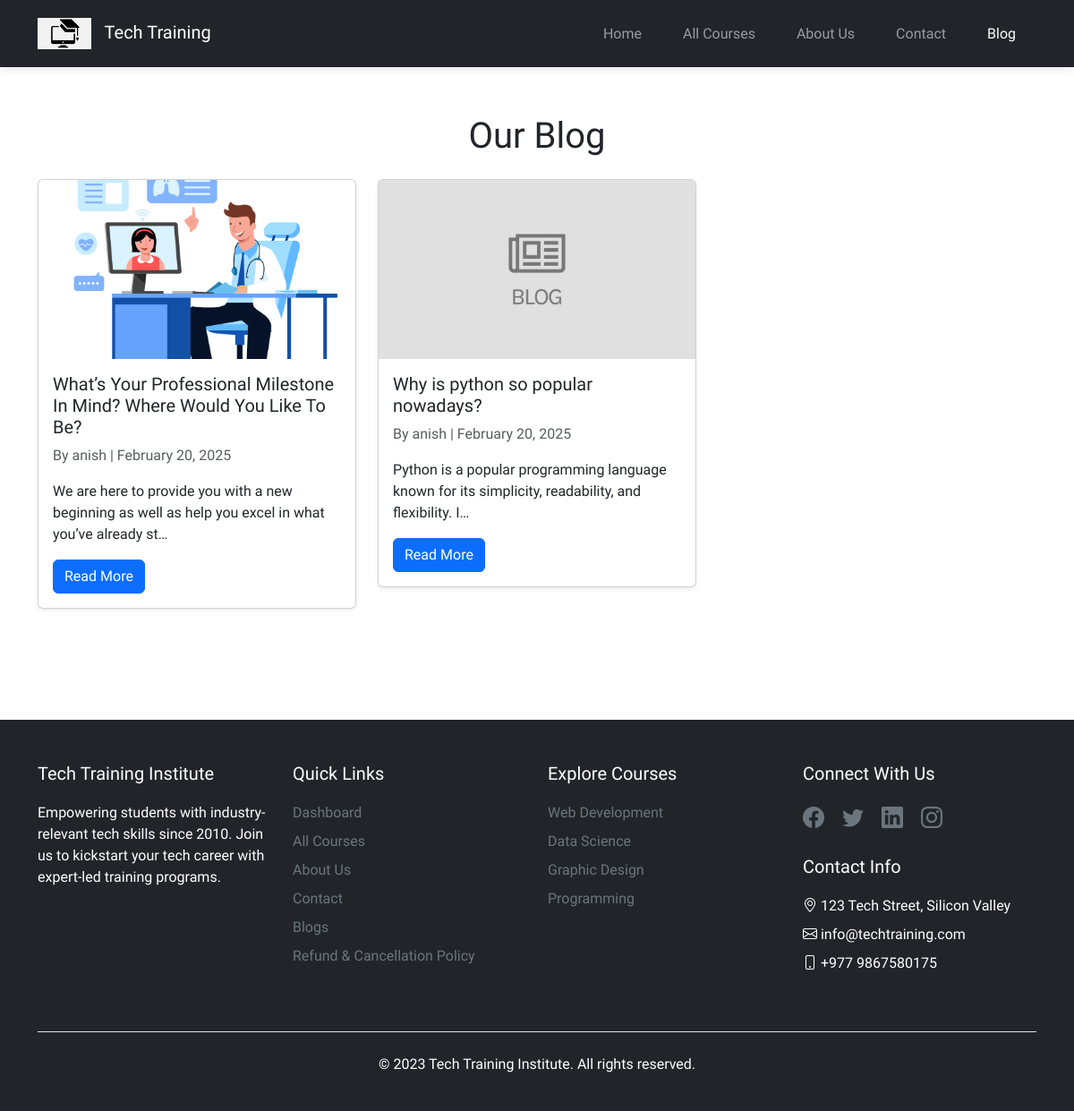
Screenshot of /blogs with the database file from the repository.
### main_page_app/models.py (models this page shows, shortened)
class BlogPost(models.Model):
    title = models.CharField(max_length=255)
    slug=models.SlugField(unique=True,blank=True)
    author = models.ForeignKey(CustomUser, on_delete=models.CASCADE)
    content = models.TextField()
    blog_image = models.ImageField(upload_to="images/blog_images/",null=True,blank=True)
    created_at = models.DateTimeField(auto_now_add=True)
    updated_at = models.DateTimeField(auto_now=True)

class CustomUser(AbstractUser):
    USER_TYPE = (
        ("student", "Student"),
        ("instructor", "Instructor"),
    )
    user_type = models.CharField(max_length=100, choices=USER_TYPE)
    user_profile_image = models.ImageField(upload_to="images/profile_images/")
    phone = models.CharField(max_length=15, blank=True, null=True)
    address = models.TextField(blank=True, null=True)
    bio = models.TextField(blank=True, null=True)
    def __str__(self):
        return self.username

### main_page_app/views.py (the view)
# urls.py: path("blogs", blog_list, name="blog_list"),
def blog_list(request):
    blogs = BlogPost.objects.all().order_by("-created_at")
    return render(request, "mainpage_html/blogs.html", {"blogs": blogs})

### main_page_app/templates/mainpage_html/blogs.html (shortened to what this page needs)
{% extends 'base.html' %}
{% block content %}
{% load static %}
<div class="container my-5">
  <h1 class="text-center mb-4">Our Blog</h1>
  <div class="row"  data-aos="fade-down" data-aos-duration="1000">
    {% for blog in blogs %}
    <div class="col-md-4">
      <div class="card mb-4 shadow-sm">
        <img src="{% if blog.blog_image %}{{ blog.blog_image.url }}{% else %}{% static 'images/default-blog.png' %}{% endif %}" class="card-img-top" alt="{{ blog.title }}" style="height: 200px; object-fit: cover;">
        <div class="card-body">
          <h5 class="card-title">{{ blog.title }}</h5>
          <p class="text-muted">By {{ blog.author }} | {{ blog.created_at|date:"F d, Y" }}</p>
          <p class="card-text">{{ blog.content|truncatechars:100 }}</p>
          <a href="{% url 'blog_detail' blog.slug %}" class="btn btn-primary">Read More</a>
        </div>
      </div>
    </div>
    {% endfor %}
  </div>
</div>
{% endblock %}

### main_page_app/static/css/styles.css (style rules this page uses)
body { padding-top: 80px; font-family: var(--font-base), sans-serif; }
:root { --font-base: "Bai Jamjuree"; }
.card { transition: transform 0.3s ease, box-shadow 0.3s ease; }

### rows the page displays
BlogPost: blog_image (picture), title "What’s Your Professional Milestone In Mind? Where Would You Like To Be?", author "anish", created_at "February 20, 2025", content "We are here to provide you with a new beginning as well as help you excel in what you’ve already st…"
BlogPost: shows a picture, title "Why is python so popular nowadays?", author "anish", created_at "February 20, 2025", content "Python is a popular programming language known for its simplicity, readability, and flexibility. I…"
